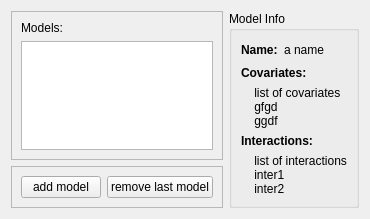
<?xml version="1.0" encoding="UTF-8"?>
<ui version="4.0">
 <class>WizardPage</class>
 <widget class="QWizardPage" name="WizardPage">
  <property name="geometry">
   <rect>
    <x>0</x>
    <y>0</y>
    <width>355</width>
    <height>209</height>
   </rect>
  </property>
  <property name="windowTitle">
   <string>WizardPage</string>
  </property>
  <layout class="QHBoxLayout" name="horizontalLayout_2">
   <item>
    <layout class="QVBoxLayout" name="verticalLayout_5">
     <item>
      <widget class="QFrame" name="frame">
       <property name="frameShape">
        <enum>QFrame::StyledPanel</enum>
       </property>
       <property name="frameShadow">
        <enum>QFrame::Raised</enum>
       </property>
       <layout class="QVBoxLayout" name="verticalLayout">
        <item>
         <widget class="QLabel" name="label">
          <property name="text">
           <string>Models:</string>
          </property>
         </widget>
        </item>
        <item>
         <widget class="QListWidget" name="model_listWidget"/>
        </item>
       </layout>
      </widget>
     </item>
     <item>
      <widget class="QFrame" name="frame_2">
       <property name="frameShape">
        <enum>QFrame::StyledPanel</enum>
       </property>
       <property name="frameShadow">
        <enum>QFrame::Raised</enum>
       </property>
       <layout class="QVBoxLayout" name="verticalLayout_2">
        <item>
         <layout class="QHBoxLayout" name="horizontalLayout">
          <item>
           <spacer name="horizontalSpacer">
            <property name="orientation">
             <enum>Qt::Horizontal</enum>
            </property>
            <property name="sizeHint" stdset="0">
             <size>
              <width>40</width>
              <height>20</height>
             </size>
            </property>
           </spacer>
          </item>
          <item>
           <widget class="QPushButton" name="add_model_PushButton">
            <property name="text">
             <string>add model</string>
            </property>
           </widget>
          </item>
          <item>
           <widget class="QPushButton" name="remove_last_model">
            <property name="text">
             <string>remove last model</string>
            </property>
           </widget>
          </item>
          <item>
           <spacer name="horizontalSpacer_2">
            <property name="orientation">
             <enum>Qt::Horizontal</enum>
            </property>
            <property name="sizeHint" stdset="0">
             <size>
              <width>40</width>
              <height>20</height>
             </size>
            </property>
           </spacer>
          </item>
         </layout>
        </item>
       </layout>
      </widget>
     </item>
    </layout>
   </item>
   <item>
    <layout class="QVBoxLayout" name="verticalLayout_4">
     <item>
      <widget class="QGroupBox" name="groupBox">
       <property name="title">
        <string>Model Info</string>
       </property>
       <layout class="QVBoxLayout" name="verticalLayout_3">
        <item>
         <layout class="QHBoxLayout" name="horizontalLayout_3">
          <item>
           <widget class="QLabel" name="label_2">
            <property name="font">
             <font>
              <weight>75</weight>
              <bold>true</bold>
             </font>
            </property>
            <property name="text">
             <string>Name:</string>
            </property>
           </widget>
          </item>
          <item>
           <widget class="QLabel" name="model_name_Label">
            <property name="text">
             <string>a name</string>
            </property>
           </widget>
          </item>
          <item>
           <spacer name="horizontalSpacer_5">
            <property name="orientation">
             <enum>Qt::Horizontal</enum>
            </property>
            <property name="sizeHint" stdset="0">
             <size>
              <width>40</width>
              <height>20</height>
             </size>
            </property>
           </spacer>
          </item>
         </layout>
        </item>
        <item>
         <widget class="QLabel" name="label_5">
          <property name="font">
           <font>
            <weight>75</weight>
            <bold>true</bold>
           </font>
          </property>
          <property name="text">
           <string>Covariates:</string>
          </property>
         </widget>
        </item>
        <item>
         <widget class="QLabel" name="covariates_list_Label">
          <property name="sizePolicy">
           <sizepolicy hsizetype="Preferred" vsizetype="Expanding">
            <horstretch>0</horstretch>
            <verstretch>0</verstretch>
           </sizepolicy>
          </property>
          <property name="text">
           <string>    list of covariates
    gfgd
    ggdf</string>
          </property>
         </widget>
        </item>
        <item>
         <widget class="QLabel" name="label_3">
          <property name="font">
           <font>
            <weight>75</weight>
            <bold>true</bold>
           </font>
          </property>
          <property name="text">
           <string>Interactions:</string>
          </property>
         </widget>
        </item>
        <item>
         <widget class="QLabel" name="interactions_list_Label">
          <property name="text">
           <string>    list of interactions
    inter1
    inter2</string>
          </property>
         </widget>
        </item>
       </layout>
      </widget>
     </item>
     <item>
      <spacer name="verticalSpacer">
       <property name="orientation">
        <enum>Qt::Vertical</enum>
       </property>
       <property name="sizeHint" stdset="0">
        <size>
         <width>20</width>
         <height>14</height>
        </size>
       </property>
      </spacer>
     </item>
    </layout>
   </item>
  </layout>
 </widget>
 <resources/>
 <connections/>
</ui>
